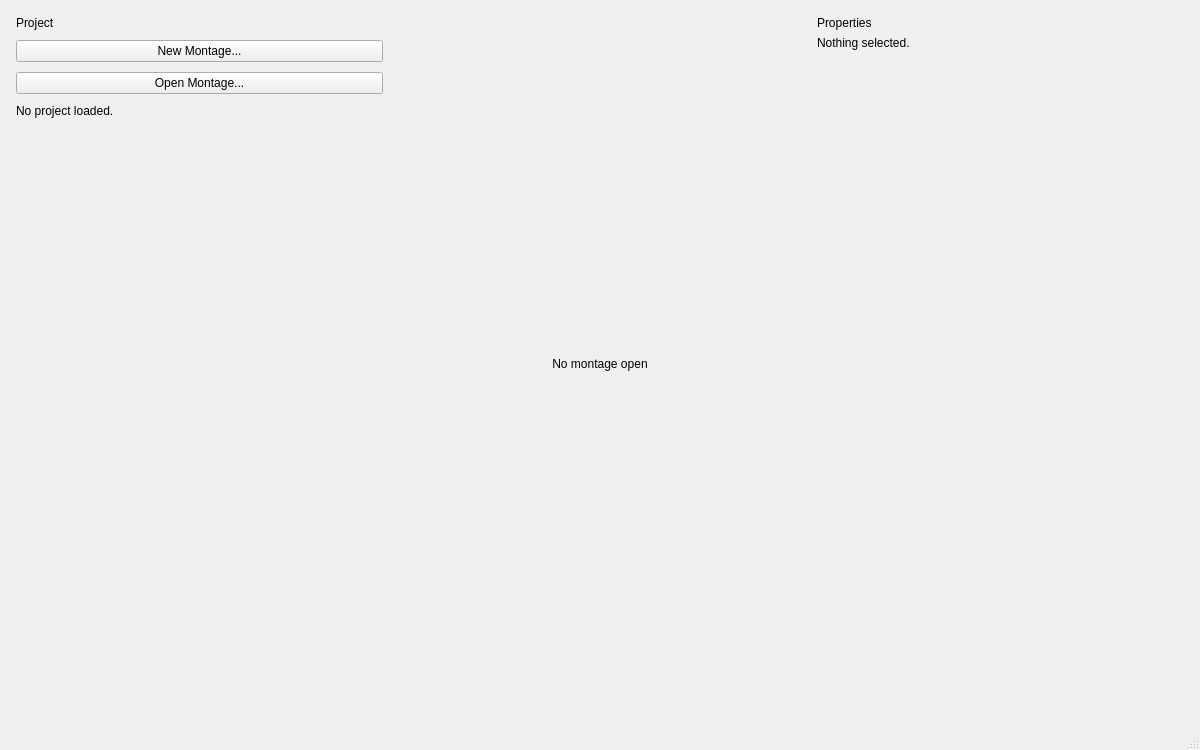
<?xml version="1.0" encoding="UTF-8"?>
<ui version="4.0">
 <class>MainWindow</class>
 <widget class="QMainWindow" name="MainWindow">
  <property name="geometry">
   <rect><x>0</x><y>0</y><width>1200</width><height>750</height></rect>
  </property>
  <property name="windowTitle">
   <string>Poster Montage Designer</string>
  </property>
  <widget class="QWidget" name="centralwidget">
   <layout class="QHBoxLayout" name="mainLayout">
    <property name="spacing"><number>1</number></property>
    <property name="leftMargin"><number>0</number></property>
    <property name="topMargin"><number>0</number></property>
    <property name="rightMargin"><number>0</number></property>
    <property name="bottomMargin"><number>0</number></property>

    <item>
     <widget class="QWidget" name="projectPanel">
      <property name="minimumWidth"><number>220</number></property>
      <property name="maximumWidth"><number>280</number></property>
      <layout class="QVBoxLayout" name="projectLayout">
       <property name="leftMargin"><number>16</number></property>
       <property name="topMargin"><number>16</number></property>
       <property name="rightMargin"><number>16</number></property>
       <property name="bottomMargin"><number>16</number></property>
       <property name="spacing"><number>10</number></property>
       <item>
        <widget class="QLabel" name="projectTitleLabel">
         <property name="text"><string>Project</string></property>
        </widget>
       </item>
       <item>
        <widget class="QPushButton" name="newMontageButton">
         <property name="text"><string>New Montage...</string></property>
        </widget>
       </item>
       <item>
        <widget class="QPushButton" name="openMontageButton">
         <property name="text"><string>Open Montage...</string></property>
        </widget>
       </item>
       <item>
        <widget class="QLabel" name="projectStatusLabel">
         <property name="text"><string>No project loaded.</string></property>
         <property name="wordWrap"><bool>true</bool></property>
        </widget>
       </item>
       <item>
        <spacer name="projectSpacer">
         <property name="orientation"><enum>Qt::Vertical</enum></property>
         <property name="sizeHint" stdset="0">
          <size><width>20</width><height>40</height></size>
         </property>
        </spacer>
       </item>
      </layout>
     </widget>
    </item>

    <item>
     <widget class="QWidget" name="canvasPanel">
      <layout class="QVBoxLayout" name="canvasLayout">
       <item>
        <widget class="QLabel" name="canvasPlaceholderLabel">
         <property name="text"><string>No montage open</string></property>
         <property name="alignment"><set>Qt::AlignCenter</set></property>
        </widget>
       </item>
      </layout>
     </widget>
    </item>

    <item>
     <widget class="QWidget" name="propertiesPanel">
      <property name="minimumWidth"><number>260</number></property>
      <property name="maximumWidth"><number>340</number></property>
      <layout class="QVBoxLayout" name="propertiesLayout">
       <property name="leftMargin"><number>16</number></property>
       <property name="topMargin"><number>16</number></property>
       <property name="rightMargin"><number>16</number></property>
       <property name="bottomMargin"><number>16</number></property>
       <item>
        <widget class="QLabel" name="propertiesTitleLabel">
         <property name="text"><string>Properties</string></property>
        </widget>
       </item>
       <item>
        <widget class="QLabel" name="propertiesStatusLabel">
         <property name="text"><string>Nothing selected.</string></property>
        </widget>
       </item>
       <item>
        <spacer name="propertiesSpacer">
         <property name="orientation"><enum>Qt::Vertical</enum></property>
         <property name="sizeHint" stdset="0">
          <size><width>20</width><height>40</height></size>
         </property>
        </spacer>
       </item>
      </layout>
     </widget>
    </item>

   </layout>
  </widget>
  <widget class="QMenuBar" name="menubar"/>
  <widget class="QStatusBar" name="statusbar"/>
 </widget>
 <resources/>
 <connections/>
</ui>
